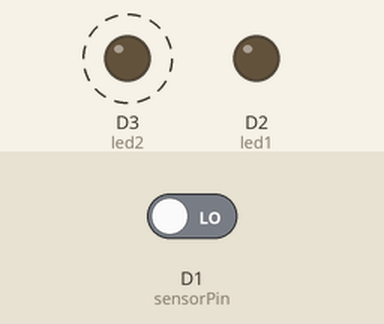
Recording of a sketch running on a simulated ESP8266 (NodeMCU). On the bench: output pins drawn as LEDs (lit = HIGH). Dashed ring = blinking. The inputs (shaded band) are chosen by the test bench; at power-on: D1 (sensorPin) LOW.

Above: at 4.8 s.
4.9 s: D1 (sensorPin) driven HIGH
At 6.4 s:
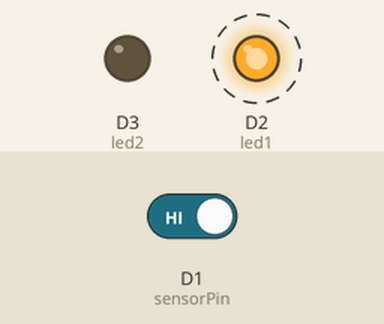
10.9 s: D1 (sensorPin) driven LOW
At 12.4 s:
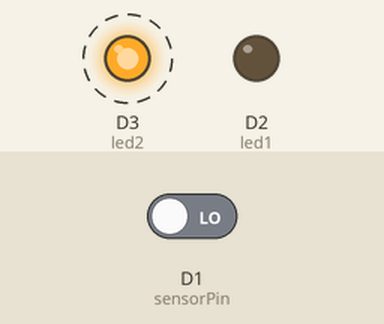
Timing chart, 0 to 22.9 s (numbered marks = the images above; inputs shaded):
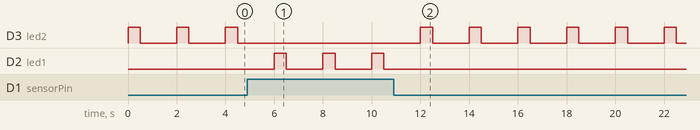

The sketch:

water_level_monitor.ino
```cpp
#define sensorPin D1
#define led1 D2
#define led2 D3
void setup() {
  // put your setup code here, to run once:
  Serial.begin(9600);
  pinMode(sensorPin, INPUT);
  pinMode(led1, OUTPUT);
  pinMode(led2, OUTPUT);
}

void loop() {
  // put your main code here, to run repeatedly:
  if (digitalRead(sensorPin) == HIGH)
  {
    blinkLED(led1);
    delay(1000);
  } else {
    blinkLED(led2);
    delay(1000);
  }
}

void blinkLED(int pin)
{
  digitalWrite(pin, HIGH);
  delay(500);
  digitalWrite(pin, LOW);
  delay(500);
}
```

Measured:
- after the input at 4.9 s, D3 (led2): stops changing and stays LOW; D2 (led1): alternates HIGH for 0.50 s and LOW for 1.5 s, starting after 1.1 s
- after the input at 10.9 s, D3 (led2): alternates HIGH for 0.50 s and LOW for 1.5 s, starting after 1.1 s; D2 (led1): stops changing and stays LOW
- by itself, D3 (led2): alternates HIGH for 0.50 s and LOW for 1.5 s
